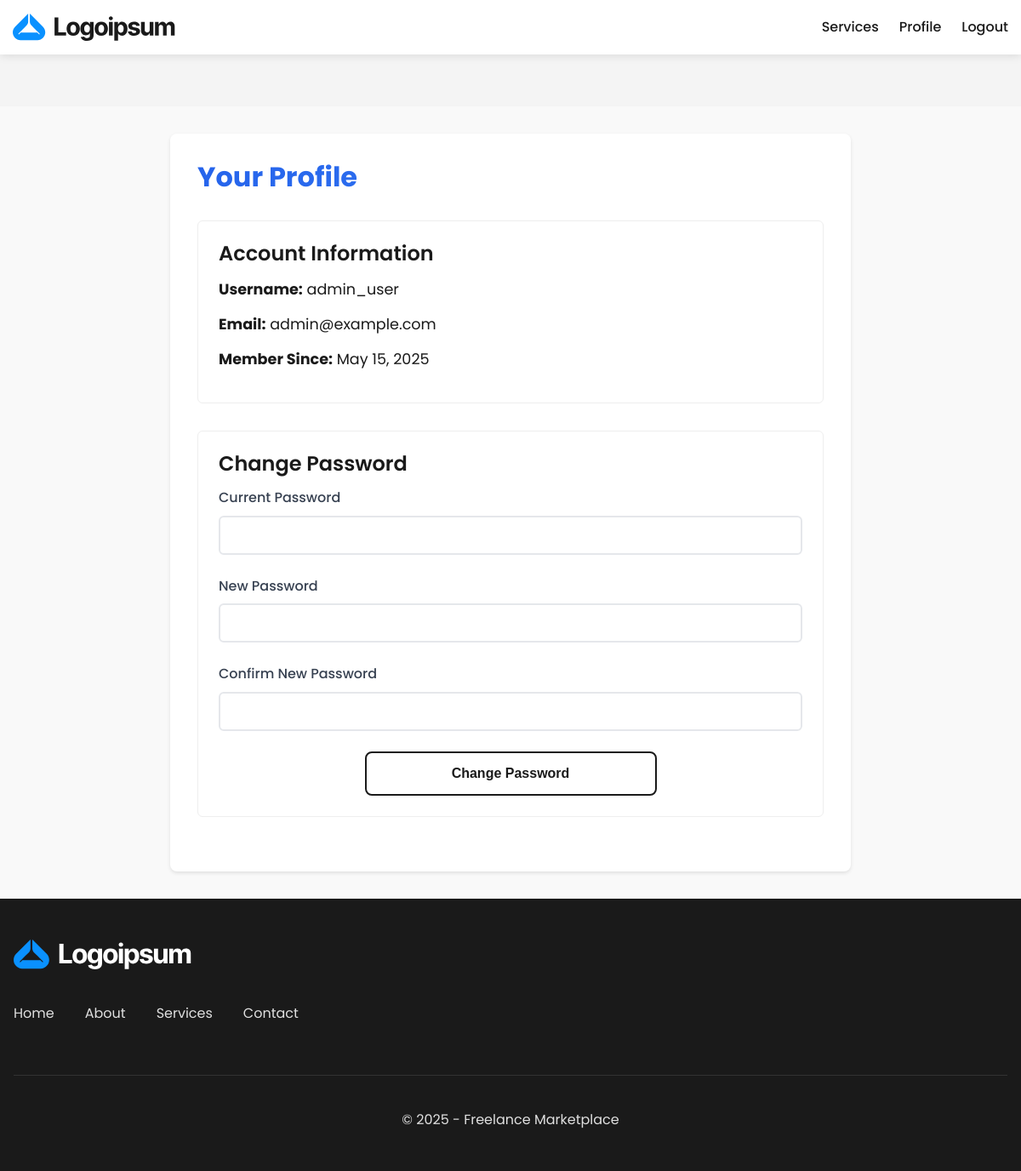
The page /pages/profile.php (signed in) on the database its author committed.
### tables this page shows
CREATE TABLE Users (
    id INTEGER PRIMARY KEY AUTOINCREMENT,
    username TEXT UNIQUE NOT NULL,
    email TEXT UNIQUE NOT NULL,
    password TEXT NOT NULL,
    role TEXT DEFAULT 'client' CHECK(role IN ('client', 'freelancer', 'admin')),
    created_at DATETIME DEFAULT CURRENT_TIMESTAMP
);

### public/includes/user.php (called while the page is built, shortened)
<?php
function getUserById($userId) {
    try {
        $db = getDB();
        $stmt = $db->prepare("SELECT id, username, email, role, created_at FROM Users WHERE id = ?");
        $stmt->execute([$userId]);
        return $stmt->fetch(PDO::FETCH_ASSOC);
    } catch (PDOException $e) {
        return false;
    }
}
?>

### public/pages/profile.php (the view, shortened to what this page needs)
<?php
require_once '../includes/user.php';
$currentUserId = getCurrentUserId();
$user = [];
if ($currentUserId) {
    $user = getUserById($currentUserId);
}
include_once '../templates/header.php';
?>
<div class="profile-container">
    <h1 class="gradient-heading">Your Profile</h1>
    <div class="profile-section">
        <h2>Account Information</h2>
        <div class="user-info">
        <p><strong>Username:</strong> <?php echo htmlspecialchars($user['username']); ?></p>
            <p><strong>Email:</strong> <?php echo htmlspecialchars($user['email']); ?></p>
            <p><strong>Member Since:</strong> <?php echo date('F j, Y', strtotime($user['created_at'])); ?></p>
        </div>
    </div>
    <div class="password-section">
        <h2>Change Password</h2>
        <form action="" method="post">
            <div class="form-group">
                <label for="current_password">Current Password</label>
                <input type="password" id="current_password" name="current_password" class="form-control" required>
            </div>
            <div class="form-group">
                <label for="new_password">New Password</label>
                <input type="password" id="new_password" name="new_password" class="form-control" required>
            </div>
            <div class="form-group">
                <label for="confirm_password">Confirm New Password</label>
                <input type="password" id="confirm_password" name="confirm_password" class="form-control" required>
            </div>
            <button type="submit" name="change_password" class="btn btn-block">Change Password</button>
        </form>
    </div>
</div>
<?php include_once '../templates/footer.php'; ?>

### public/assets/css/style.css (style rules this page uses)
:root { --primary: #0a91ff; --primary-dark: #035ca5; --primary-light: #378bcf; --secondary: #1A1A1A; --secondary-light: #333333; --background: #f9f9f9; --white: #ffffff; --gray-light: #f4f4f4; --gray: #e0e0e0; --gray-dark: #888888; --success: #28a745; --error: #dc3545; --font-main: 'Poppins', 'Segoe UI', Tahoma, Geneva, Verdana, sans-serif; }
* { margin: 0; padding: 0; box-sizing: border-box; }
html, body { height: 100%; }
body { font-family: var(--font-main); line-height: 1.6; color: var(--secondary); background-color: var(--background); display: flex; flex-direction: column; min-height: 100vh; }
h1, h2, h3, h4, h5, h6 { margin-bottom: 0.8rem; font-weight: 600; line-height: 1.2; }
p { margin-bottom: 1rem; }
.form-group { margin-bottom: 1.5rem; }
.form-group label { display: block; margin-bottom: 0.5rem; font-weight: 600; color: var(--secondary); }
.form-control { width: 100%; padding: 0.75rem 1rem; border: 1px solid var(--gray); border-radius: 4px; font-size: 1rem; transition: border-color 0.3s, box-shadow 0.3s; }
.btn { text-align: center; font-size: 1rem; border-radius: 8px; line-height: clamp(2.5rem, 7vw, 3rem); text-decoration: none; font-weight: 700; min-width: 10.875rem; margin: auto; color: var(--secondary); padding: 0 1.5rem; box-sizing: border-box; background-color: var(--white); border: 2px solid var(--secondary); display: inline-flex; align-items: center; justify-content: center; position: relative; z-index: 1; transition: color 0.3s; cursor: pointer; }
.btn:before { content: ""; width: 0; height: 100%; background: var(--secondary); opacity: 1; position: absolute; display: block; bottom: 0; left: 0; transition: width 0.3s; z-index: -1; }
.btn-block { display: flex; width: 50%; }
.profile-container { max-width: 800px; margin: 2rem auto; padding: 2rem; background: #fff; border-radius: 8px; box-shadow: 0 2px 4px rgba(0,0,0,0.1); }
.profile-section, .password-section { margin-bottom: 2rem; padding: 1.5rem; border: 1px solid #eee; border-radius: 6px; }
.user-info p { margin: 0.8rem 0; font-size: 1.1rem; }
.gradient-heading { background: linear-gradient(135deg, #2563eb 0%, #3b82f6 100%); -webkit-background-clip: text; background-clip: text; color: transparent; font-weight: 700; margin-bottom: 2rem; }
.password-section .form-control { width: 100%; padding: 0.75rem; border: 2px solid #e5e7eb; border-radius: 0.375rem; transition: border-color 0.2s; }
.password-section .form-group { margin-bottom: 1.5rem; }
.password-section label { display: block; margin-bottom: 0.5rem; font-weight: 500; color: #374151; }

### rows shown on the page
users: username "admin_user", email "admin@example.com", created_at "May 15, 2025"
